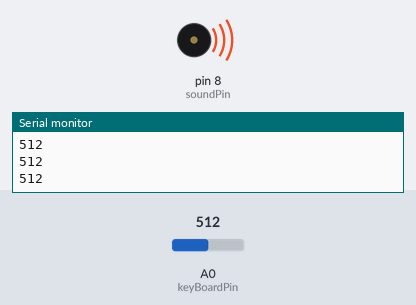
The sketch below on a simulated Arduino Uno, built with avr-gcc and run on an emulated ATmega328P. On the bench: buzzer (waves = sounding), the last lines printed to the serial monitor. The inputs (shaded band) are chosen by the test bench; at power-on: A0 (keyBoardPin) = 512.

Above: at 1.2 s.
1.3 s: A0 (keyBoardPin) set to 489
At 2.2 s:
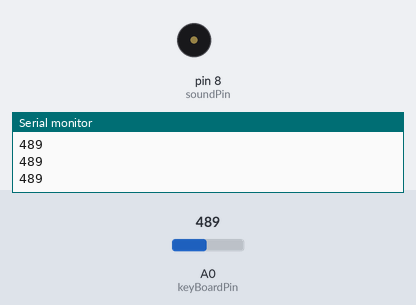
2.8 s: A0 (keyBoardPin) set to 511
At 3.5 s:
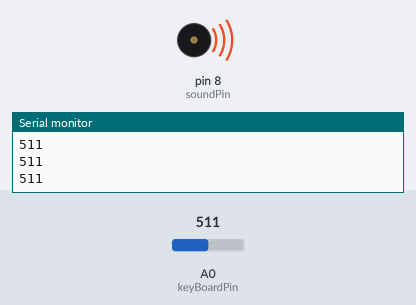
4.3 s: A0 (keyBoardPin) set to 495
At 4.6 s:
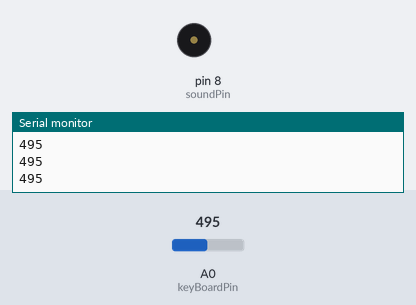
Timing chart, 0 to 7.3 s (numbered marks = the images above; inputs shaded):
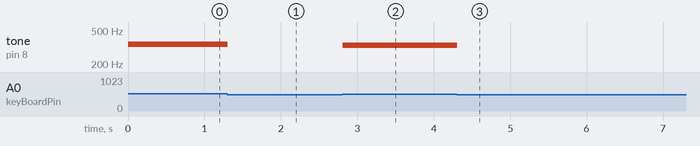

Measured:
- the behaviour switches between 505 and 504 on A0 (keyBoardPin) (found by bisection; images 0 and 1)
- after the input at 1.3 s, tone on pin 8 (soundPin): 340 Hz → silent at once
- after the input at 2.8 s, tone on pin 8 (soundPin): silent → 330 Hz at once
- after the input at 4.3 s, tone on pin 8 (soundPin): 330 Hz → silent at once

The sketch:

keyboard.ino
```cpp
int notes[] = {262, 294, 330, 340, 349};

const int soundPin = 8;
const int keyBoardPin = A0;

void setup(){
  Serial.begin(9600);
  pinMode(soundPin, OUTPUT);
  pinMode(keyBoardPin, INPUT);
}

void loop(){
  int keyValue = analogRead(keyBoardPin);
  Serial.println(keyValue);

  if(keyValue == 1023){
    tone(soundPin, notes[0]);
  } else if(keyValue >= 990 && keyValue <= 1010){
    tone(soundPin, notes[1]);
  } else if(keyValue > 511 && keyValue <= 515){
    tone(soundPin, notes[3]);
  } else if(keyValue >= 505 && keyValue <= 515){
    tone(soundPin, notes[2]);
  }  else if(keyValue >= 5 && keyValue <= 10){
    tone(soundPin, notes[4]);
    // digitalWrite(soundPin, HIGH);
  } else{
    noTone(soundPin);
  }
}
```
